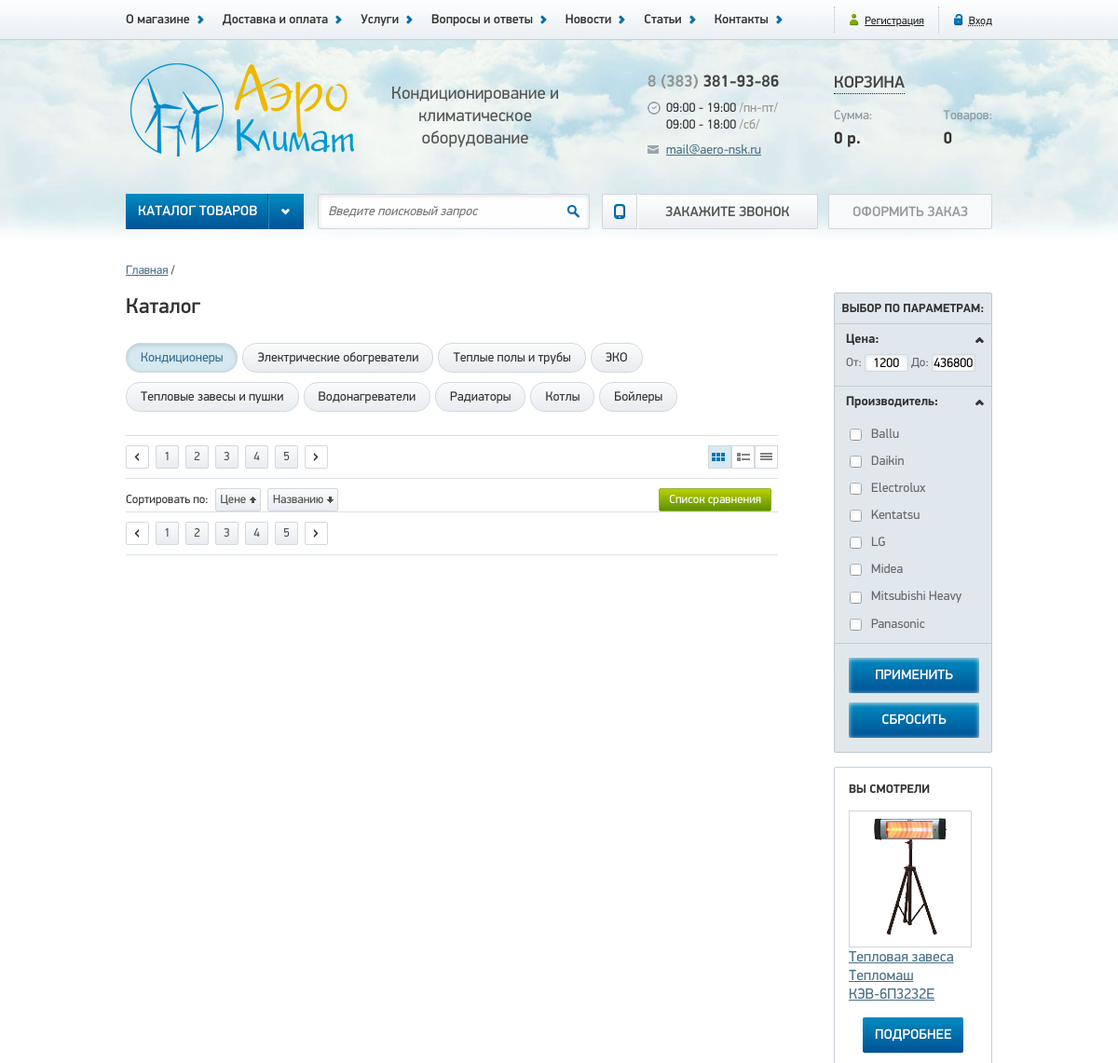
The app's page /catalog/ (upper part), older data.
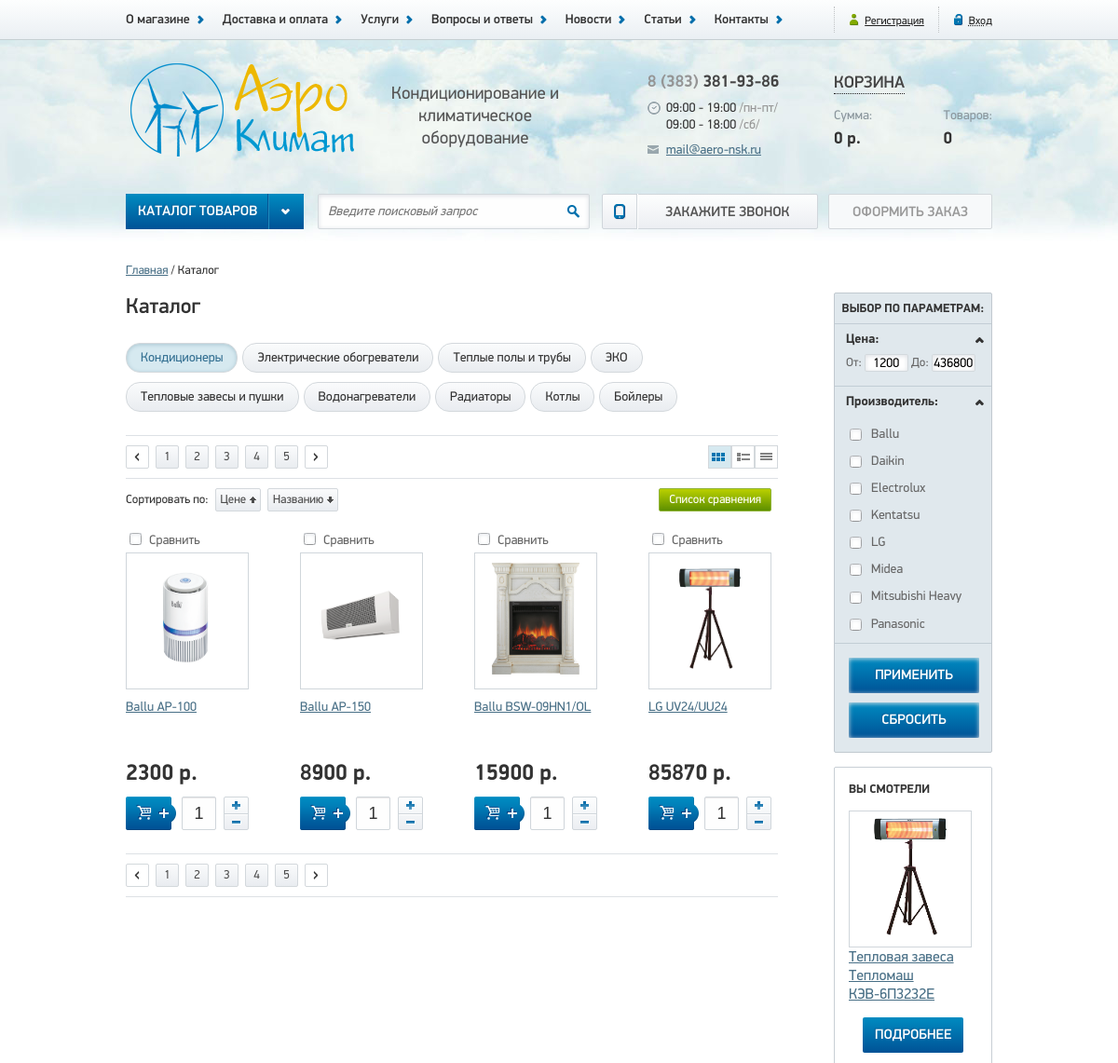
The same page, newer data.
### tables this page shows
CREATE TABLE `pages` (
  `id` int(3) NOT NULL,
  `name` varchar(255) NOT NULL,
  `title` varchar(255) NOT NULL,
  `meta_d` varchar(255) NOT NULL,
  `meta_k` varchar(255) NOT NULL,
  `text` text NOT NULL,
  `text1` text,
  `text2` text,
  `text3` text
);

CREATE TABLE `product` (
  `id` bigint(20) UNSIGNED NOT NULL,
  `activity` tinyint(1) NOT NULL,
  `updated_at` datetime NOT NULL,
  `vendor_id` int(5) NOT NULL,
  `category1_id` int(5) NOT NULL,
  `category2_id` int(5) NOT NULL,
  `title` varchar(255) NOT NULL,
  `image` varchar(255) DEFAULT NULL,
  `text` text NOT NULL,
  `quantity` int(5) NOT NULL,
  `price` int(5) NOT NULL,
  `articul` int(10) DEFAULT NULL,
  `slider` tinyint(1) NOT NULL,
  `sliderImage` varchar(255) DEFAULT NULL,
  `isSpecial` tinyint(1) NOT NULL,
  `isNew` tinyint(1) NOT NULL,
  `isPopular` tinyint(1) NOT NULL
);

### app/Controllers/Catalog.php (called while the page is built, shortened)
<?php
class Catalog extends Controller
{
    protected function actionDefault()
    {
        $this->view->items = Product::findAll();
        $this->view->page  = Page::findByName('catalog');
        $this->view->display(__DIR__ . '/../../views/default/catalog.php');
    }
}

### public/index.php (called while the page is built, shortened)
<?php
$uri = $_SERVER['REQUEST_URI'];
$parts = explode('/', $uri);
foreach ($parts as $key => $part){
    $parts[$key] = ucfirst($part);
}
if ($parts[1] === 'Admin'){
    $controllerClass = '\\App\\Controllers\\Admin\\' . (!empty($parts[2]) ? $parts[2] : 'Index');
    if (!class_exists($controllerClass)) {
        $controller = new Errors();
        $controller->action('403');
    }
    $actionName = (!empty($parts[3]) ? $parts[3] : 'Default');
} else {
    $actionName = (!empty($parts[2]) ? $parts[2] : 'Default');
}
$controller = new $controllerClass;
try {
    $controller->action($actionName);
} catch (DbException $e) {
    $controller = new Errors();
    $controller->action('500');
} catch (NotFoundException $e) {
    $controller = new Errors();
    $controller->action('404');
} catch (UploaderException $e) {
    $controller = new Errors();
    $controller->action('400');
}

### app/Db.php (called while the page is built, shortened)
<?php
class Db
{
    protected $dbh;
    public function __construct()
    {
        $config = Config::getInstance()->data;
        $dsn = 'mysql:host=' . $config['db']['host'] . ';dbname=' . $config['db']['dbname'];
        try {
            $this->dbh = new \PDO($dsn, $config['db']['user'], $config['db']['password']);
        } catch (\PDOException $e) {
            $exc = new DbException($e->getMessage(), $e->getCode());
            Logger::getInstance()->emergency($exc);
            throw $exc;
        }
    }
    public function query(string $sql, string $class, array $params = [])
    {
        try {
            $sth = $this->dbh->prepare($sql);
            $sth->execute($params);
            return $sth->fetchAll(\PDO::FETCH_CLASS, $class);
        } catch (\PDOException $e) {
            $exc = new DbException($e->getMessage(), $e->getCode());
            Logger::getInstance()->error($exc);
            throw $exc;
        }
    }
}

### app/Traits/Singleton.php (called while the page is built, shortened)
<?php
trait Singleton
{
    private static $instance = null;
    public static function getInstance()
    {
        if (static::$instance === null) {
            static::$instance = new static();
        }
        return static::$instance;
    }
}

### app/Config.php (called while the page is built, shortened)
<?php
class Config
{
    private function __construct()
    {
        $this->data = require __DIR__ . '/../config/config.php';
    }
}

### config/config.php (called while the page is built)
<?php
return [
    'db' => [
        'host'     => 'localhost',
        'dbname'   => 'aero',
        'user'     => 'root',
        'password' => ''
    ],
    'log' => [
        'error'    => __DIR__ . '/../logs/errors.log'
    ],
    'image' => [
        'path'     => __DIR__ . '/../public/images/'
    ]
];

### app/Models/Model.php (called while the page is built, shortened)
<?php
abstract class Model
{
    protected static $table = null;
    public static function findAll()
    {
        $sql = 'SELECT * FROM ' . static::$table . ' ORDER BY id';
        $db = new Db();
        $data = $db->query($sql, static::class);
        if (empty($data)) {
            return false;
        }
        return $data;
    }
    public static function findByName(string $name)
    {
        $sql = 'SELECT * FROM ' . static::$table . ' WHERE name=:name';
        $params = [
            ':name' => $name
        ];
        $db = new Db();
        $data = $db->query($sql, static::class, $params);
        if (empty($data)) {
            return null;
        }
        return array_shift($data);
    }
}

### app/Traits/Magic.php (called while the page is built, shortened)
<?php
trait Magic
{
    protected $data = [];
    public function __set($name, $value)
    {
        $this->data[$name] = $value;
    }
    public function __get($name)
    {
        return $this->data[$name];
    }
}

### app/Models/Product.php (called while the page is built, shortened)
<?php
class Product extends Model
{
    public function __get($name)
    {
        return $this->data[$name];
    }
}

### views/default/catalog.php (the view, shortened to what the changed rows need)
<?php require __DIR__ . '/../header.php'; ?>
    <section class="container clearfix">
        <div class="path">
            <span>
                <a href="/">Главная</a>
            </span>
                <span>
                <?php echo $page->title; ?>
            </span>
        </div>
        <main class="products left">
            <h1>Каталог</h1>
            <?php foreach ($items as $key => $item) : ?>
                <article<?php if ( ++$key%4 === 0 ) : ?> class="last" <?php endif; ?>>
                    <label><input type="checkbox">Сравнить</label>
                    <a href="/<?php echo $page->name; ?>/show/?id=<?php echo $item->id; ?>" class="img">
                        <div>
                            <img src="/images/<?php echo $page->name; ?>/<?php echo $item->image; ?>">
                        </div>
                    </a>
                    <a href="/<?php echo $page->name; ?>/show/?id=<?php echo $item->id; ?>" class="title">
                        <?php echo $item->title; ?>
                    </a>
                    <span class="price">
                        <?php echo $item->price; ?> р.
                    </span>
                    <div>
                        <div class="pm right">
                            <a href="#" class="p"></a>
                            <a href="#" class="m"></a>
                        </div>
                        <input type="text" class="count right" name="quantity" value="1" size="5">
                        <a href="#" class="cart left"></a>
                    </div>
                </article>
            <?php endforeach; ?>
        </main>
    </section>
<?php require __DIR__ . '/../footer.php';

Row changes from the older to the newer data that the page shows:
added pages: title "Каталог"
added product: image.name (picture), title "Ballu AP-100", price "2300"
added product: image.name (picture), title "Ballu AP-150", price "8900"
added product: image.name (picture), title "Ballu BSW-09HN1/OL", price "15900"
added product: image.name (picture), title "LG UV24/UU24", price "85870"
